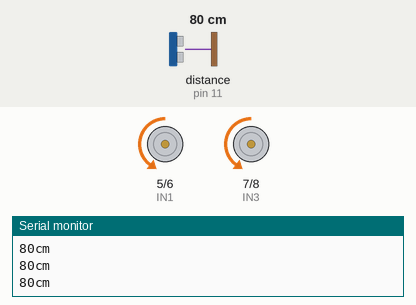
A sketch run on a simulated Arduino Uno, built with avr-gcc and run on an emulated ATmega328P. Parts: motor-driver pin pairs drawn as motors (green arrow = first pin HIGH = forward, orange = second pin HIGH = backward, longer = more drive, scaled by the enable pin), the last lines printed to the serial monitor. Wiring (inferred from the names in the program): ultrasonic range finder: trigger pin 12; echo pin 11. Inputs (shaded band) come from the test bench; at power-on: distance to the obstacle (sensor on pin 11) 80 cm. The echo pulse lasts 58.3 µs per cm.

Above: at 1.6 s.
1.7 s: distance to the obstacle (sensor on pin 11) set to 2 cm
At 2.3 s:
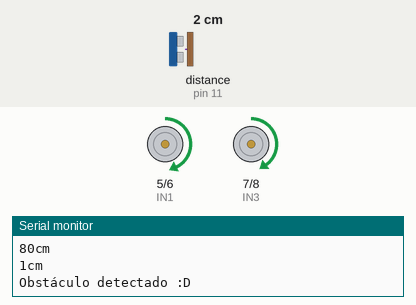
4.7 s: distance to the obstacle (sensor on pin 11) set to 35 cm
At 5.22 s:
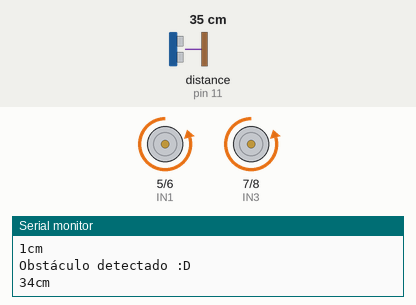
6.9 s: distance to the obstacle (sensor on pin 11) set to 4 cm
At 8.4 s:
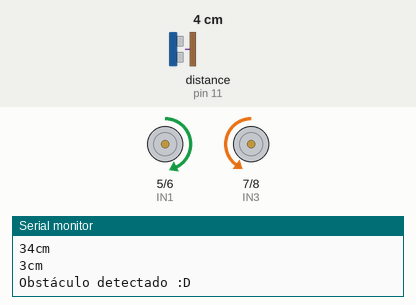
Timing chart, 0 to 15.9 s (numbered marks = the images above; inputs shaded):
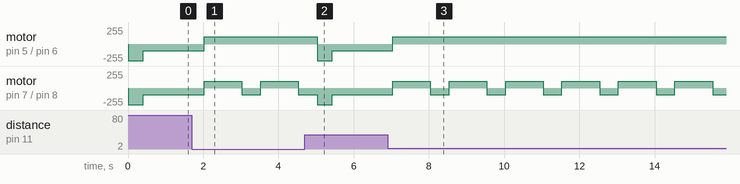

The sketch:

Carro_Obstaculos_V1.0.ino
```cpp
// Producto de ZACETREX TECHNOLOGIES S.A.C
// Este código se hizo con fin de compartirlo con la comunidad y tiene fines educativos
// Más códigos en zacetrex.com

// ---------------------------
// Definición de pines del L298N
// ---------------------------
int ENA = 3;   // Pin PWM para controlar la velocidad del motor A (izquierdo)
int IN1 = 5;   // Dirección del motor A
int IN2 = 6;   // Dirección del motor A
int IN3 = 7;   // Dirección del motor B (derecho)
int IN4 = 8;   // Dirección del motor B (derecho)
int ENB = 9;   // Pin PWM para controlar la velocidad del motor B

// ---------------------------
// Pines del sensor ultrasónico HC-SR04
// ---------------------------
int ECHO = 11;  // Recibe el eco (tiempo que tarda el sonido en volver)
int TRIG = 12;  // Envia el pulso ultrasónico

// ---------------------------
// Variables para la medición de distancia
// ---------------------------
long distancia;
long duracion;

// Esta variable se usa para saber si el carro está parado inicialmente
bool Parado = true;


// =====================================================
// ================ CONFIGURACIÓN INICIAL ===============
// =====================================================
void setup() {
  Serial.begin(9600);    // Inicia el monitor serial a 9600 baudios

  // Definimos todos los pines que controlan motores como salida
  pinMode(ENA, OUTPUT);
  pinMode(IN1, OUTPUT);
  pinMode(IN2, OUTPUT);
  pinMode(IN3, OUTPUT);
  pinMode(IN4, OUTPUT);
  pinMode(ENB, OUTPUT);

  // Pines del sensor ultrasónico
  pinMode(ECHO, INPUT);   // ECHO siempre va como entrada
  pinMode(TRIG, OUTPUT);  // TRIG siempre va como salida
}


// =====================================================
// ======================= LOOP ========================
// =====================================================
void loop() {

  // Llamamos a la función que mide la distancia
  SensarDistancia();

  // Mostramos la distancia en el monitor serial
  Serial.print(distancia);
  Serial.println("cm");

  // Si hay un obstáculo a 20 cm o menos…
  if (distancia <= 20 && distancia >= 1) {
    Serial.println("Obstáculo detectado :D");

    // El carro retrocede para alejarse
    Retroceder();
    delay(500);

    // Luego gira a la izquierda
    Izquierda();
    delay(500);

    // Indicamos que el carro ha cambiado de estado
    Parado = true;
  }
  else {
    // Si recién evitó un obstáculo, da un pequeño impulso antes de avanzar
    if (Parado == true) {
      Impulso();
      delay(400);
      Parado = false;
    }

    // Si no hay obstáculos, avanza
    Avanzar();
    delay(400);
  }
}


// =====================================================
// ============= FUNCIÓN PARA MEDIR DISTANCIA =========
// =====================================================
void SensarDistancia() {

  // Enviamos un pulso corto de 10 microsegundos
  digitalWrite(TRIG, LOW);
  delayMicroseconds(2);

  digitalWrite(TRIG, HIGH);
  delayMicroseconds(10);

  digitalWrite(TRIG, LOW);

  // Medimos el tiempo que tarda en regresar el eco
  duracion = pulseIn(ECHO, HIGH);

  // Convertimos el tiempo en distancia en cm
  distancia = (duracion / 2) / 29;
}


// =====================================================
// ======= FUNCIONES DE MOVIMIENTO DEL ROBOT ===========
// =====================================================

// ENA y ENB controlan la VELOCIDAD del motor mediante PWM
// 0 = apagado, 255 = máxima velocidad
// Si tu carro no se mueve, sube los valores


// ---------------------
// Retroceder
// ---------------------
void Retroceder() {
  // Ambos motores giran en sentido inverso
  digitalWrite(IN1, 1);
  digitalWrite(IN2, 0);
  digitalWrite(IN3, 1);
  digitalWrite(IN4, 0);

  // Velocidad moderada hacia atrás
  analogWrite(ENA, 110);
  analogWrite(ENB, 100);

  delay(500);  // Retrocede por medio segundo
}


// ---------------------
// Girar a la izquierda
// ---------------------
void Izquierda() {
  // Motor izquierdo retrocede, motor derecho avanza
  digitalWrite(IN1, 1);
  digitalWrite(IN2, 0);
  digitalWrite(IN3, 0);
  digitalWrite(IN4, 1);

  analogWrite(ENA, 110);
  analogWrite(ENB, 100);
}
// Producto de ZACETREX TECHNOLOGIES S.A.C
// Este código se hizo con fin de compartirlo con la comunidad y tiene fines educativos
// Más códigos en zacetrex.com

// ---------------------
// Impulso inicial
// ---------------------
void Impulso() {
  // Ambos motores hacia adelante a alta velocidad
  digitalWrite(IN1, LOW);
  digitalWrite(IN2, HIGH);
  digitalWrite(IN3, LOW);
  digitalWrite(IN4, HIGH);

  analogWrite(ENB, 250);
  analogWrite(ENA, 250);
}


// ---------------------
// Avanzar normal
// ---------------------
void Avanzar() {
  digitalWrite(IN1, 0);
  digitalWrite(IN2, 1);
  digitalWrite(IN3, 0);
  digitalWrite(IN4, 1);

  // Velocidad baja y estable
  analogWrite(ENA, 100);
  analogWrite(ENB, 100);
}


// =====================================================
// NOTAS IMPORTANTES PARA PRINCIPIANTES
// =====================================================

// Si el sensor no detecta distancia correctamente,
// revise el voltaje: debe estar entre 4.5V y 5V.

// Procesador: ATmega328P (Old Bootloader)
```

Measured:
- after the input at 1.7 s, motor on pin 5 (IN1) / pin 6 (IN2): backward 100/255 → forward 110/255 after 0.32 s; motor on pin 7 (IN3) / pin 8 (IN4): alternates forward 100/255 for 1.0 s and backward 100/255 for 0.50 s, starting after 0.32 s
- after the input at 4.7 s, motor on pin 5 (IN1) / pin 6 (IN2): forward 110/255 → backward 250/255 after 0.33 s, → backward 100/255 0.40 s later
- after the input at 6.9 s, motor on pin 5 (IN1) / pin 6 (IN2): backward 100/255 → forward 110/255 after 0.14 s; motor on pin 7 (IN3) / pin 8 (IN4): alternates forward 100/255 for 1.0 s and backward 100/255 for 0.50 s, starting after 0.14 s
